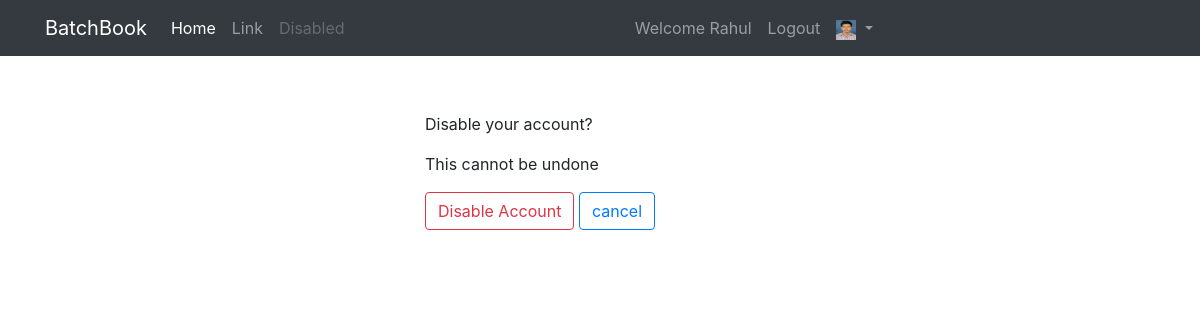
Screenshot of /student/disable/ (signed in) with the database file from the repository.
### accounts/models.py (models this page shows, shortened)
class Student(AbstractBaseUser, PermissionsMixin):
    INFORMATION_SCIENCE = 'ISE'
    COMPUTER_SCIENCE = 'CSE'
    DEPARTMENT = (
        (INFORMATION_SCIENCE, 'Information Science Engg.'),
        (COMPUTER_SCIENCE, 'Computer Science Engg.'),
    )
    YEAR_CHOICES = [(2015, 2015),(2016,2016),(2017, 2017), (2018, 2018), (2019, 2019), (2020, 2020)]
    email = models.EmailField(
        "College Email",
        validators = [email_validator,],
        unique=True
    )
    usn = models.CharField(
        max_length=11,
        unique=True,
        validators=[RegexValidator(
            regex=USN_REGEX,
            message='Please enter valid USN.(must be in capital letter)',
            code='usn_err'
        ),]
    )
    first_name = models.CharField(max_length=30, null=True)
    middle_name = models.CharField(max_length=30, blank=True, null=True)
    last_name = models.CharField(max_length=30, blank=True, null=True)
    dob = models.DateField("date of birth", null=True)
    department = models.CharField(
        max_length=3,
        choices = DEPARTMENT,
        null=True
    )
    profile_img = models.ImageField(
        upload_to=upload_image_path,
        default='profile_pics/default/default.jpg'
    )
    year = models.IntegerField(
        'Year',
        choices=YEAR_CHOICES,
        null=True,
        help_text="Year which you joined the college."
    )
    is_active = models.BooleanField(default=True)
    is_staff = models.BooleanField('class representative',default=False)
    is_superuser = models.BooleanField('administrator',default=False)
    objects = StudentManager()
    USERNAME_FIELD = 'email'
    REQUIRED_FIELDS = ['usn']
    class Meta:
        verbose_name='student'
        verbose_name_plural='students'

### accounts/views.py (the view, shortened to what this page needs)
# urls.py: path('disable/', DisableAccount.as_view(), name='disable'),
class DisableAccount(View):
    success_url = settings.LOGIN_REDIRECT_URL
    template_name = 'accounts/user_confirm_delete.html'
    @method_decorator(csrf_protect)
    @method_decorator(login_required)
    def get(self, request):
        return TemplateResponse(
            request,
            self.template_name
        )

### accounts/templates/accounts/user_confirm_delete.html (shortened to what this page needs)
{% extends parent_template|default:"accounts/base_accounts.html" %}
{% block content %}
<div class="row auth-form">
    <div class="col-md-4"></div>
    <div class="col-md-4">
        <p>Disable your account?</p>
        <p>This cannot be undone</p>
        <form action="{% url 'student:disable' %}" method="post">
            <button type="submit" class="btn btn-outline-danger">
                Disable Account
            </button>
            <button class="btn btn-outline-primary">
                <a href="{% url 'index' %}">cancel</a>
            </button>
        </form>
    </div>
    <div class="col-md-4"></div>
</div>
{% endblock content %}

### templates/navbar.html (shortened to what this page needs)
<nav class="navbar navbar-expand-lg navbar-dark bg-dark">
    <div class="container">
        <a class="navbar-brand" href="{% url 'index' %}">BatchBook</a>
        <div class="collapse navbar-collapse" id="navbarSupportedContent">
            <ul class="navbar-nav mr-auto">
                <li class="nav-item active">
                    <a class="nav-link" href="#">Home
                    </a>
                </li>
                <li class="nav-item">
                    <a class="nav-link" href="#">Link</a>
                </li>
                <li class="nav-item">
                    <a class="nav-link disabled" href="#">Disabled</a>
                </li>
            </ul>
            <ul class="navbar-nav mr-auto navbar-right">
                {% if user.is_authenticated %}
                <li class="nav-item">
                    <a href="{% url 'student:profile' %}" class="nav-link">Welcome {{user.first_name}}</a>
                </li>
                <li class="nav-item">
                    <a href="{% url 'student:logout' %}?next={{request.path}}" class="nav-link">Logout</a>
                </li>
                <li class="nav-item dropdown">
                    <a class="nav-link dropdown-toggle" href="#" id="navbarDropdown" role="button" data-toggle="dropdown" aria-haspopup="true"
                        aria-expanded="false">
                        {% if user.is_authenticated %}
                        <img src="{{user.profile_img.url}}" alt="options" width="20" height="20">
                        {% else %}
                        <img src="/media/default/default.jpg" width="20" height="20">
                        {% endif %}
                    </a>
                </li>
                {% endif %}
            </ul>
        </div>
    </div>
</nav>

### accounts/static/accounts/style.css (style rules this page uses)
.auth-form { margin-top: 5%; }

### rows the page displays
Student: first_name "Rahul", profile_img (picture)
